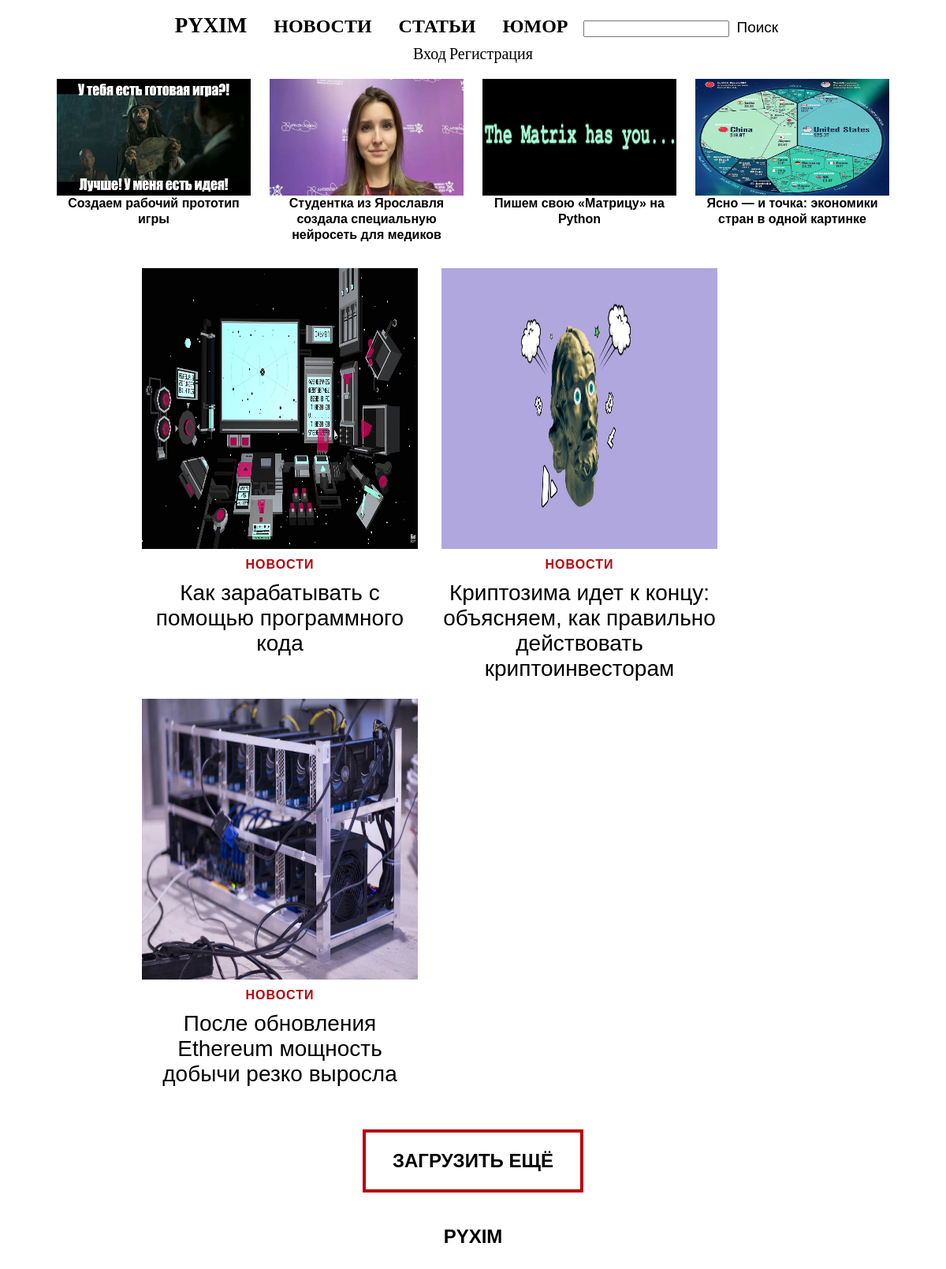
The page / on the database its author committed.
### PyximApp/models.py (models this page shows, shortened)
class Category(models.Model):
    title = models.CharField(max_length=50)
    link = models.CharField(max_length=50)
    class Meta:
        verbose_name='Категория'
        verbose_name_plural='Категории'

class Record(models.Model):
    title = models.CharField(max_length=200)
    link = models.CharField(max_length=200)
    content = models.TextField()
    category = models.ForeignKey(Category,related_name='records',on_delete=models.CASCADE)
    tags = models.ManyToManyField(Tag,related_name='records')
    date = models.DateField(auto_now_add=True)
    hot = models.BooleanField(default=False)
    author = models.ForeignKey(User,related_name='records',on_delete=models.CASCADE)
    class Meta:
        verbose_name='Публикация'
        verbose_name_plural='Публикации'

class Photo(models.Model):
    file = models.ImageField(upload_to=settings.MEDIA_ROOT)
    record = models.ForeignKey(Record,related_name='photos',on_delete=models.CASCADE)
    description = models.CharField(max_length=400,blank=True)
    class Meta:
        verbose_name='Фото'
        verbose_name_plural='Фото'

### PyximApp/views.py (the view)
# urls.py: path('',views.main,name='main'),
def main(request): #главная страница
    data = Paginator(Record.objects.all().order_by('-pk'),3)
    more = False
    if data.num_pages != 1:
        more = True
    data = data.page(1)
    return pyxim(request,'Records.html',{'title':'Главная страница','records':data,
                                         'url_':reverse('load'),'more':more})

### PyximApp/views.py (called while the page is built)
def fresh(record=None): #показ свежего в шапке сайта
    fresh = list(Record.objects.filter(hot=True).all())
    if len(fresh) < 5:
        return fresh
    fresh = fresh[-5:]
    if record in fresh:
        index = fresh.index(record)
        fresh[index] = fresh[0]
    return fresh[-4:]

def pyxim(request,template,data): #шаблонизация
    data['fresh'] = fresh() #свежие записи в шапке сайта
    data['categories'] = Category.objects.all()
    data['user'] = request.user
    data['sign_form'] = UserCreationForm
    data['login_form'] = AuthenticationForm
    return render(request,template,data)

### PyximApp/templates/Records.html (shortened to what this page needs)
{% extends 'Base.html' %}
{% block main %}
<div class='element' id='content'>
{% for r in records %}
<a href='{% url "record" r.link r.pk %}' class='review'>
<img src="{{ r.photos.first.file.url }}" width='350' height='356'>
<span class='category'>{{r.category.title}}</span>
<span class='record-title' align='center'>{{ r.title }}</span>
</a>
{% endfor %}
</div>
{% if more %}
<button type="button" class="element" onclick='loadmorePost()' id='button'>ЗАГРУЗИТЬ ЕЩЁ</button>
{% endif %}
{% endblock %}

### PyximApp/templates/Base.html (shortened to what this page needs)
{% load static %}
<html>
<head>
<link href="{% static 'Style.css' %}" rel='stylesheet'>
</head>
<body id='main_body'>
<div id='app'>
<nav align='center' id='nav'>
<div class='nav_center'>
<div class='header'>
<a href='/' title='PYXIM'>PYXIM</a>
</div>
<div class='categories'>
{% for c in categories %}
<a href={% url 'category' c.link %} class='catg'>{{c.title}}</a>
{% endfor %}
<form action='{% url "search" %}'method='POST' id='search'>
<input type='text' name='query'>
<input type='submit' value='Поиск'>
</form>
</div>
<div id='user_panel'>
{% if user.is_authenticated %}
<span>{{user.username}}</span>
<a href='{% url "view_saved" %}' id='save_link'>Сохранённое</a>
{% if user.is_superuser %}
<a href='{% url "add" %}'>Добавить запись</a>
<a href='/admin'>Админ</a>
{% endif %}
<a href="{% url 'logout' %}" id='logout' align='right'>Выход</a>
{% else %}
<span onclick="log()">Вход</span>
<span onclick="sign()">Регистрация</span>
{% endif %}
</div>
</div>
</nav>
<div class='main' align='center'>
<div class='fresh'>
{% for r in fresh %}
<div class='review-title'>
<a href='{% url "record" r.link r.pk %}'>
<img src="{{ r.photos.first.file.url }}" width='246' height='148'>
<span class='preview-title'>{{ r.title }}</span>
</a>
</div>
{% endfor %}
</div>
<div class='content'>
{% block main %}
{% endblock %}
<div id='bottom_'>
<span>PYXIM</span>
</div>
</div>
</div>
</div>
</body>
</html>

### static/Style.css (style rules this page uses)
#app { width:100%; }
#main_body { margin:0px; }
.fresh { display: flex; -webkit-box-pack: justify; justify-content: space-between; width:1056px; height:230px; }
.review-title { display:inline-block; width:246px; height:276px; position:relative; }
.review-title * { display:block; }
.review { display:inline-block; margin-left:15px; margin-right:15px; margin-bottom:150px; margin-top:10px; width:350px; left:50px; position:relative; float:left; text-decoration:none; }
.review * { display:block; }
.review span { margin-top:10px; }
.preview-title { width:246px; position:absolute; font-size:16px; text-decoration:none; color:#000000; font-family:"Nunito Sans",sans-serif; font-weight: 700; line-height: 20px; }
.record-title { position:absolute; font-size:28px; color:#000000; }
.content { margin-left:115px; margin-right:115px; font-family:"Nunito Sans",sans-serif; }
nav { position:fixed; background-color:white; z-index:500; width:100%; height:95px; }
nav a { font-size:24px; overflow:auto; }
.nav_center { top:16px; position:relative; }
nav div { display:inline; }
nav a { margin-left:15px; margin-right:15px; color:#000000; text-decoration:none; line-height: 24px; height: 56px; font-weight: 900; text-transform: uppercase; }
.main { padding-top:100px; }
.category { font-family: "Nunito Sans",sans-serif; font-size: 16px; line-height: 20px; font-weight: 900; text-transform: uppercase; color: #ba0009; letter-spacing: 1px; }
.header a { font-size:27px; }
.element { display:inline-block; position:relative; }
#button { margin-top:10px; font-family: "Nunito Sans",sans-serif; font-size: 24px; line-height: 32px; font-weight: 900; border: 4px solid #ba0009; background-color: transparent; height: 80px; width: 280px; border-radius: 0; text-transform: uppercase; position: relative; z-index: 0; }
#bottom_ { font-family: "Nunito Sans",sans-serif; font-size: 24px; line-height: 32px; font-weight: 900; padding-bottom:120px; padding-top:40px; }
*[type='submit'] { background-color:white; border-width:0; font-size:19px; margin-top: 7px; }
#user_panel { display:block; margin-top: 10px; }
#user_panel * { font-size:20px; }
#search { display:inline; }

### rows shown on the page
Category: title "НОВОСТИ"
Category: title "СТАТЬИ"
Category: title "ЮМОР"
Record: photos.first.file (picture), title "Создаем рабочий прототип игры"
Record: photos.first.file (picture), title "Студентка из Ярославля создала специальную нейросеть для медиков"
Record: photos.first.file (picture), title "Пишем свою «Матрицу» на Python"
Record: photos.first.file (picture), title "Ясно — и точка: экономики стран в одной картинке"
Record: photos.first.file (picture), category "НОВОСТИ", title "Как зарабатывать с помощью программного кода"
Record: photos.first.file (picture), category "НОВОСТИ", title "Криптозима идет к концу: объясняем, как правильно действовать криптоинвесторам"
Record: photos.first.file (picture), category "НОВОСТИ", title "После обновления Ethereum мощность добычи резко выросла"
